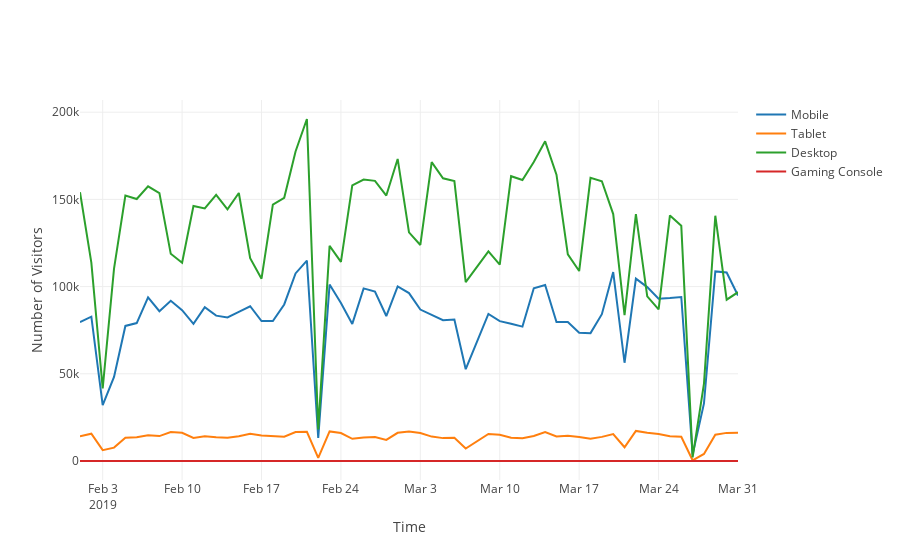

The notebook cell saved with this chart:
### Code cell
plot_visitor_by_cust(customer)
